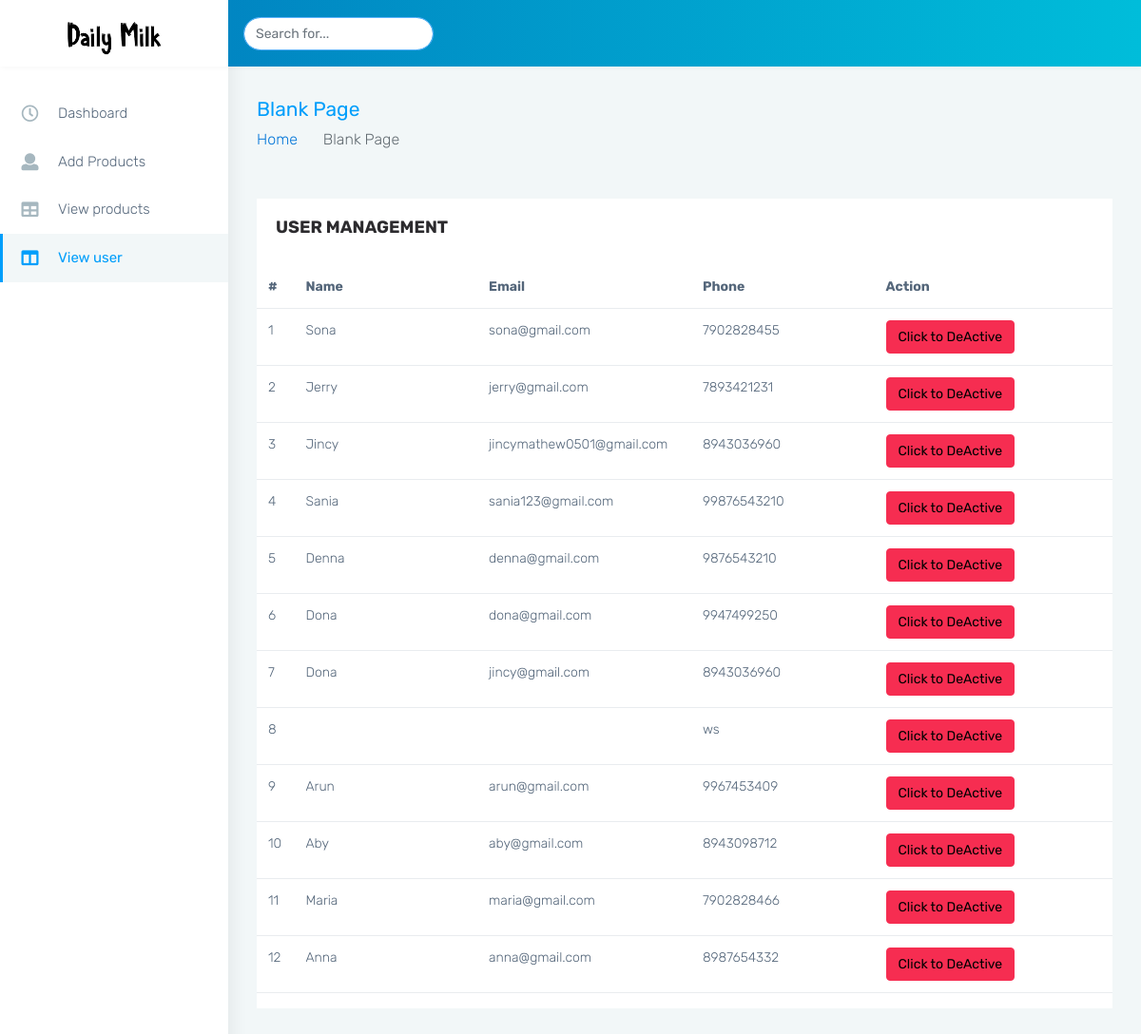
Page /ADMIN/admin/vendor_management.php on the committed database.
### tables this page shows
CREATE TABLE `tbl_reg` (
  `reg_id` int(20) NOT NULL,
  `lid` int(20) NOT NULL,
  `name` varchar(30) NOT NULL,
  `email` varchar(30) NOT NULL,
  `phno` varchar(30) NOT NULL,
  `status` int(20) NOT NULL
);

### ADMIN/admin/vendor_management.php (the view, shortened to what this page needs)
<!DOCTYPE html>
<html dir="ltr" lang="en">
<head>
    <link href="css/style.min.css" rel="stylesheet">
<body>
    <div id="main-wrapper" data-layout="vertical" data-navbarbg="skin5" data-sidebartype="full"
        data-sidebar-position="absolute" data-header-position="absolute" data-boxed-layout="full">
        <header class="topbar" data-navbarbg="skin6">
            <nav class="navbar top-navbar navbar-expand-md navbar-dark">
                <div class="navbar-header" data-logobg="skin6">
                    <a class="navbar-brand" href="index.html">
                        <span class="logo-text">
                            <img src="../assets/images/logo-text.png" alt="homepage" class="dark-logo" width="100%" height="100%"/>
                        </span>
                    </a>
                </div>
                <div class="navbar-collapse collapse" id="navbarSupportedContent" data-navbarbg="skin5">
                    <ul class="navbar-nav me-auto mt-md-0 ">
                        <li class="nav-item hidden-sm-down">
                            <form class="app-search ps-3">
                                <input type="text" class="form-control" placeholder="Search for..."> <a
                                    class="srh-btn"><i class="ti-search"></i></a>
                            </form>
                        </li>
                    </ul>
                </div>
            </nav>
        </header>
        <aside class="left-sidebar" data-sidebarbg="skin6">
            <div class="scroll-sidebar">
                <nav class="sidebar-nav">
                    <ul id="sidebarnav">
                        <li class="sidebar-item"> <a class="sidebar-link waves-effect waves-dark sidebar-link"
                                href="admin.php" aria-expanded="false"><i class="me-3 far fa-clock fa-fw"
                                    aria-hidden="true"></i><span class="hide-menu">Dashboard</span></a></li>
                        <li class="sidebar-item"> <a class="sidebar-link waves-effect waves-dark sidebar-link"
                                href="Management_Products.php" aria-expanded="false">
                                <i class="me-3 fa fa-user" aria-hidden="true"></i><span
                                    class="hide-menu">Add Products</span></a>
                        </li>
                        <li class="sidebar-item"> <a class="sidebar-link waves-effect waves-dark sidebar-link"
                                href="Management_ProductsList.php" aria-expanded="false"><i class="me-3 fa fa-table"
                                    aria-hidden="true"></i><span class="hide-menu">View products</span></a></li>
                        <li class="sidebar-item"> <a class="sidebar-link waves-effect waves-dark sidebar-link"
                                href="vendor_management.php" aria-expanded="false"><i class="me-3 fa fa-columns"
                                    aria-hidden="true"></i><span class="hide-menu">View user</span></a></li>
                    </ul>
                </nav>
            </div>
        </aside>
        <div class="page-wrapper">
            <div class="page-breadcrumb">
                <div class="row align-items-center">
                    <div class="col-md-6 col-8 align-self-center">
                        <h3 class="page-title mb-0 p-0">Blank Page</h3>
                        <div class="d-flex align-items-center">
                            <nav aria-label="breadcrumb">
                                <ol class="breadcrumb">
                                    <li class="breadcrumb-item"><a href="#">Home</a></li>
                                    <li class="breadcrumb-item active" aria-current="page">Blank Page</li>
                                </ol>
                            </nav>
                        </div>
                    </div>
                </div>
            </div>
            <div class="container-fluid">
                <?php
                require('dbconnection.php');
                $sql="select * from  tbl_reg order by lid desc";
                $res=mysqli_query($con,$sql);
                ?>
                <div class="content pb-0">
                    <div class="orders">
                       <div class="row">
                          <div class="col-xl-12">
                             <div class="card">
                                <div class="card-body">
                                   <h4 class="box-title">USER MANAGEMENT </h4>
                                </div>
                                <div class="card-body--">
                                   <div class="table-stats order-table ov-h">
                                      <table class="table" >
                                         <thead>
                                            <tr>
                                               <th width="2%">#</th>
                                               <th width="20%">Name</th>
                                               <th width="20%">Email</th>
                                               <th width="20%">Phone</th>
                                               <th width="26%"> Action</th>
                                            </tr>
                                         </thead>
                                         <tbody>
                                            <?php
                                            $cnt=1;
                                            while($row=mysqli_fetch_assoc($res)){?>
                                            <tr id="row_<?php echo $row['reg_id']; ?>">
                                            <td><?php echo $cnt;?></td>
                                               <td><?php echo $row['name']?></td>
                                               <td><?php echo $row['email']?></td>
                                               <td><?php echo $row['phno']?></td>
                                               <td>
                                                <?php
                                                if($row['status']==1){ ?>
                                                    <button class='btn btn-danger' onclick="toggleuser(this)">Click to DeActive</button>
                                                <?php }
                                                else
                                                { ?>
                                                    <button class='btn btn-success' onclick="toggleuser(this)">Click to Activate</button>
                                                <?php }
                                                ?>
                                               </td>
                                            </tr>
                                            <?php
$cnt++;
} ?>
                                         </tbody>
                                      </table>
                                   </div>
                                </div>
                             </div>
                          </div>
                       </div>
                    </div>
                </div>
</body>
</html>

### rows in the picture
tbl_reg: name "Sona", email "sona@gmail.com", phno "7902828455", status "Click to DeActive"
tbl_reg: name "Jerry", email "jerry@gmail.com", phno "7893421231", status "Click to DeActive"
tbl_reg: name "Jincy", email "jincymathew0501@gmail.com", phno "8943036960", status "Click to DeActive"
tbl_reg: name "Sania", email "sania123@gmail.com", phno "99876543210", status "Click to DeActive"
tbl_reg: name "Denna", email "denna@gmail.com", phno "9876543210", status "Click to DeActive"
tbl_reg: name "Dona", email "dona@gmail.com", phno "9947499250", status "Click to DeActive"
tbl_reg: name "Dona", email "jincy@gmail.com", phno "8943036960", status "Click to DeActive"
tbl_reg: phno "ws", status "Click to DeActive"
tbl_reg: name "Arun", email "arun@gmail.com", phno "9967453409", status "Click to DeActive"
tbl_reg: name "Aby", email "aby@gmail.com", phno "8943098712", status "Click to DeActive"
tbl_reg: name "Maria", email "maria@gmail.com", phno "7902828466", status "Click to DeActive"
tbl_reg: name "Anna", email "anna@gmail.com", phno "8987654332", status "Click to DeActive"
